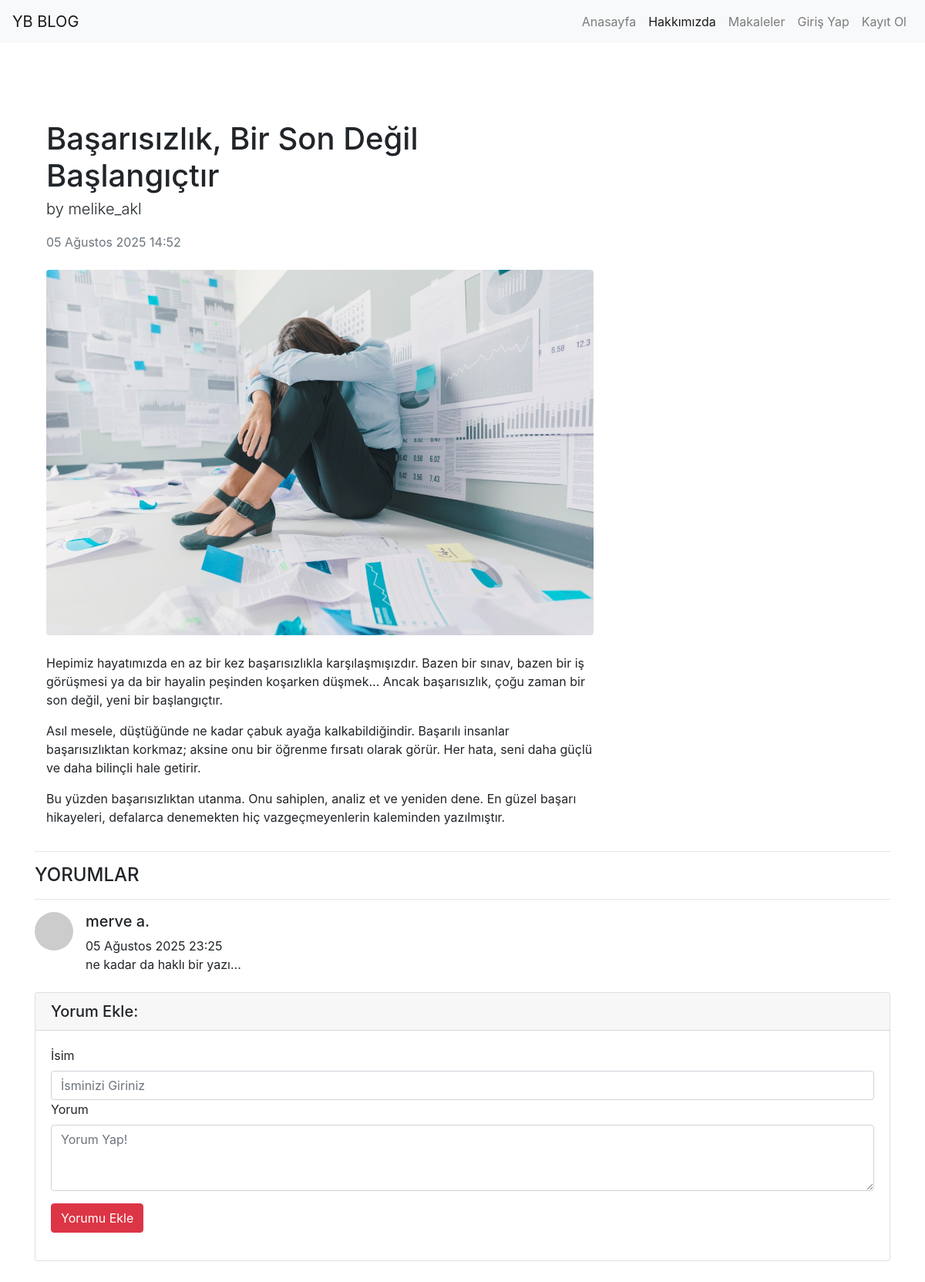
The app's page /articles/article/18 with its own data.
### article/models.py (models this page shows, shortened)
class Article(models.Model):
    author = models.ForeignKey("auth.User", on_delete = models.CASCADE, verbose_name="Yazar") #user tablosunu işaret ediyor, sondaki on_delete parametresi ile silindiğinde ne olacağını belirliyoruz yani kullanıcı silinince makalede silinsin dedik casdacade ile.
    title = models.CharField(max_length=50, verbose_name="Başlık") #makale başlığı, charfield ile karakter sınırlaması koyduk.
    content = RichTextField() #makale içeriği, textfield ile sınırsız karakter yazılabilir.
    created_date = models.DateTimeField(auto_now_add=True, verbose_name="Oluşturulma Tarihi ") #makale oluşturulma tarihi, otomatik olarak eklenir. auto_now_add ile makale ilk oluşturulduğunda tarih eklenir.
    article_image = models.FileField(blank = True, null = True, verbose_name="Makale Resmi") #makale resmi, filefield ile dosya yüklenebilir. blank ve null ile boş bırakılabilir.
    class Meta:  # Meta sınıfı, modelin meta verilerini tanımlar.
        ordering = ['-created_date'] #başına eksi eklersek en son yazılan yorum ilk gösterilir

class Comment(models.Model):
    article = models.ForeignKey(Article, on_delete=models.CASCADE, verbose_name="Makale", related_name="comments") #makale ile ilişkilendirildi, makale silinirse yorum da silinir.
    comment_author = models.CharField(max_length=50, verbose_name="İsim") #yorum yapan kişinin adı
    comment_content = models.CharField(max_length=200, verbose_name="Yorum") #yorum içeriği
    comment_date = models.DateTimeField(auto_now_add=True, verbose_name="Yorum Tarihi") #y
    class Meta:  # Meta sınıfı, modelin meta verilerini tanımlar.
        ordering = ['-comment_date']

### article/views.py (the view)
# urls.py: path('article/<int:id>', views.detail, name="detail"),
def detail(request, id): #dinamik url parametresi
    article = get_object_or_404(Article, id=id)  # Veritabanından id'si verilen makaleyi alır. Eğer makale bulunamazsa 404 sayfası gösterir. Model ve sorgu giricek parantez içine
    comments = article.comments.all()  # İlgili makalenin yorumlarını alır. modeldeki related_name ile ilişkilendirilmiş yorumları alır.
    return render(request, 'detail.html', {"article":article, "comments":comments})  # detail.html dosyasını templates klasöründe arar ve ordakini gösterir.

### templates/detail.html (shortened to what this page needs)
{% extends "layout.html" %}
{% block body %}
<div class="container mt-5">
            <div class="row">
                <div class="col-lg-8">
                    <article>
                        <header class="mb-4">
                            <h1 class="fw-bolder mb-1">{{article.title}}</h1>
                            <p class="lead">by {{article.author.username}}</p>
                            <div class="text-muted fst-italic mb-2">{{article.created_date}}</div>
                        </header>
                        {% if article.article_image %}
                        <figure class="mb-4"><img class="img-fluid rounded" src="{{article.article_image.url}}" alt="..." /></figure>
                        {% endif %}
                        <p class="lead">
                           {{article.content|safe}}
                        </p>
                    </article>
                </div>
            </div>
        </div>
        <hr>
        <h4>YORUMLAR</h4>
        <hr>
        {% if comments %}
        {% for comment in comments %}
           <div class= "media mb-4">
               <img class="d-flex mr-3 rounded-circle" src="https://via.placeholder.com/50" alt="">
                <div class="media-body">
                    <h5 class="mt-0">{{comment.comment_author}}</h5>
                    {{comment.comment_date}} <br>
                    {{comment.comment_content}}
                </div>
            </div>
        {% endfor %}
        {% else %}
        <div class="alert alert-danger">
            Bu makaleye henüz yorum yapılmamış. İlk yorumu yapan siz olun.
        {% endif %}
        <section class="card my-4">
            <h5 class= "card-header">Yorum Ekle:</h5>
                <div class="card-body">
                    <form method="post" action = "{% url 'article:comment' article.id %}">
                        <div class="form-group">
                            <label for="formGroupExampleInput">İsim</label>
                            <input name="comment_author" type="text" class="form-control" id="formGroupExampleInput" placeholder="İsminizi Giriniz">
                        <div class= "form-group">
                            <label for="formGroupExampleInput">Yorum</label>
                            <textarea name="comment_content" class="form-control" rows="3" placeholder="Yorum Yap!"></textarea></form>
                        </div>
                        <button type="submit" class="btn btn-danger">Yorumu Ekle</button>
                </div>
{% endblock body %}

### records on screen
Article: title "Başarısızlık, Bir Son Değil Başlangıçtır", author.username "melike_akl", created_date "05 Ağustos 2025 14:52", article_image (picture), content "Hepimiz hayatımızda en az bir kez başarısızlıkla karşılaşmışızdır. Bazen bir sınav, bazen bir iş görüşmesi ya da bir hayalin peşinden koşarken düşmek… Ancak başarısızlık, çoğu zaman bir son değil, yeni bir başlangıçtır. Asıl mesele, düştüğünde ne kadar çabuk ayağa kalkabildiğindir. Başarılı insanlar başarısızlıktan korkmaz; aksine onu bir öğrenme fırsatı olarak görür. Her hata, seni daha güçlü ve daha bilinçli hale getirir. Bu yüzden başarısızlıktan utanma. Onu sahiplen, analiz et ve yeniden dene. En güzel başarı hikayeleri, defalarca denemekten hiç vazgeçmeyenlerin kaleminden yazılmıştır."
Comment: comment_author "merve a.", comment_date "05 Ağustos 2025 23:25", comment_content "ne kadar da haklı bir yazı..."
